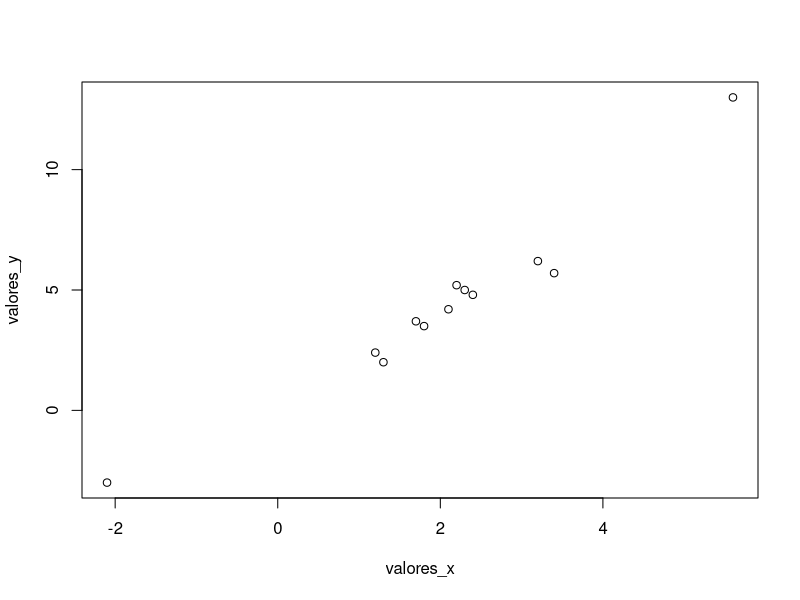
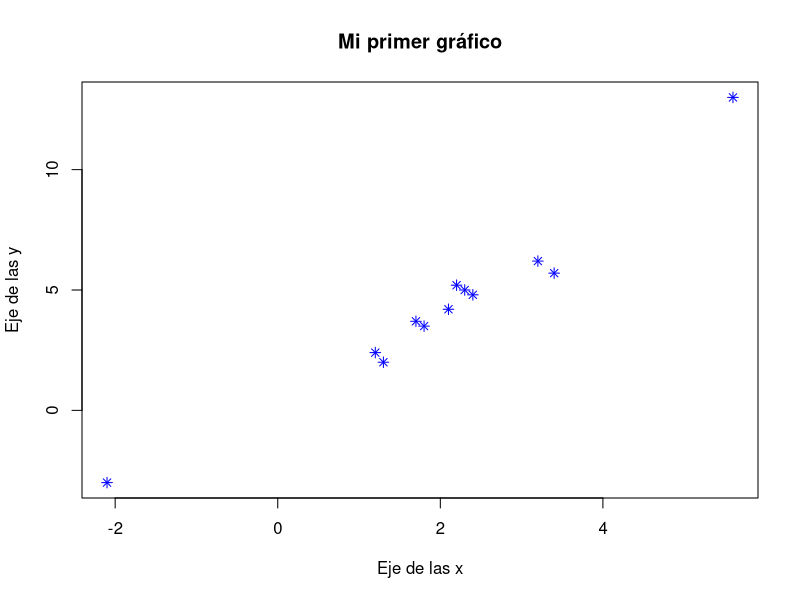
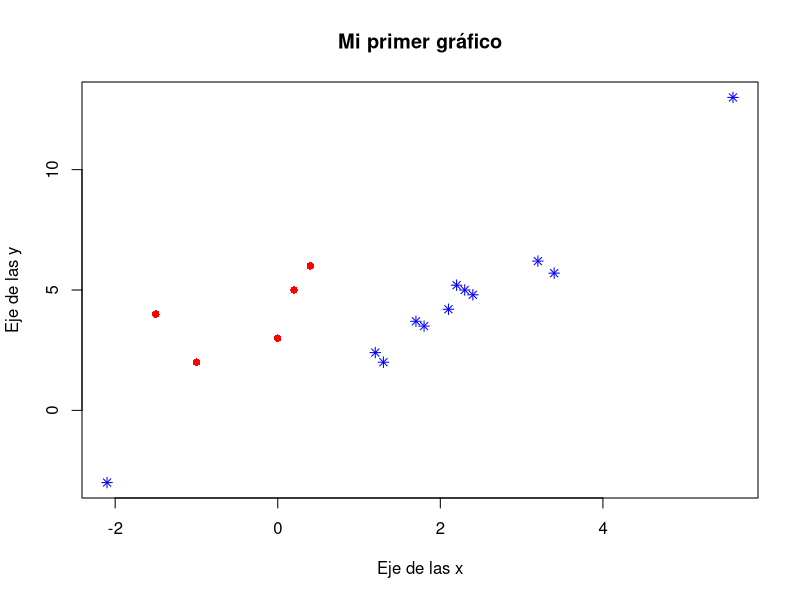
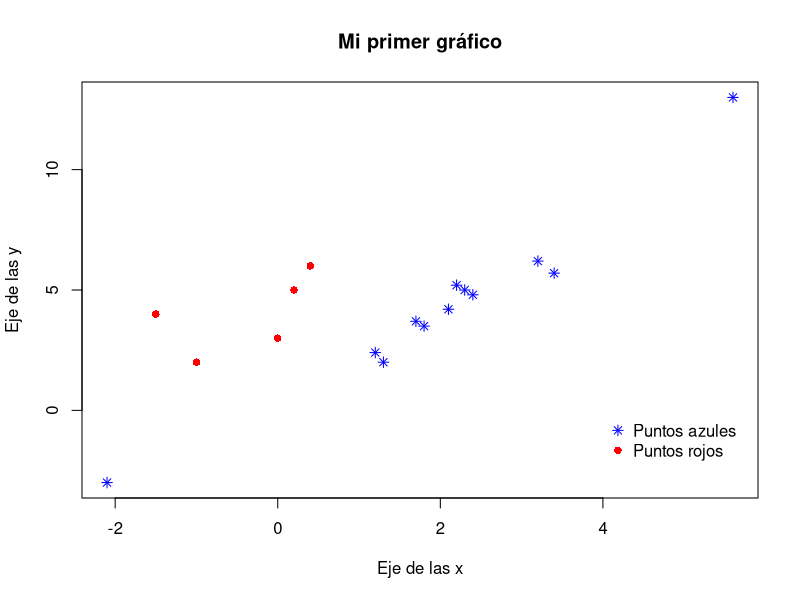
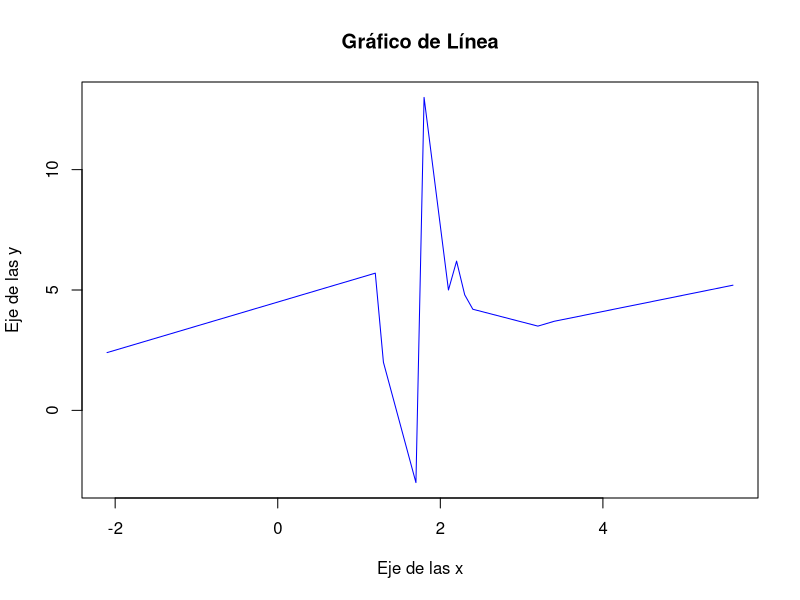
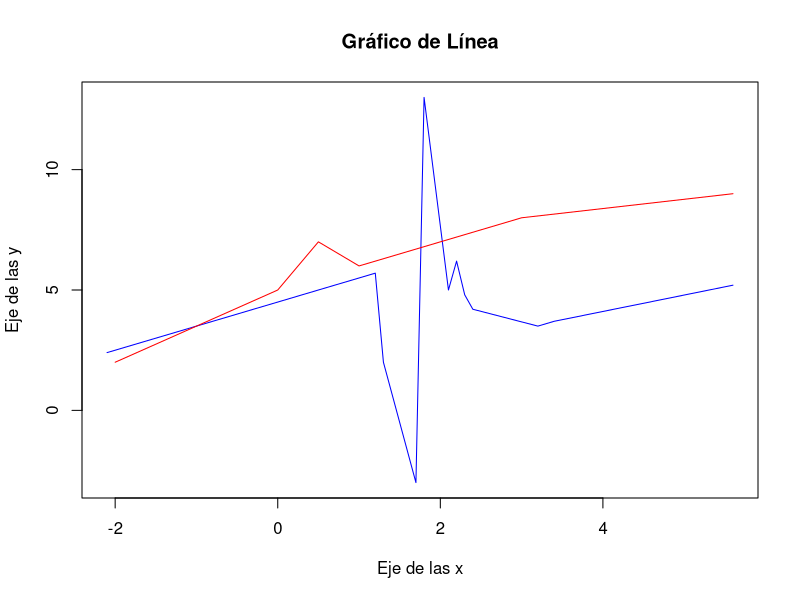
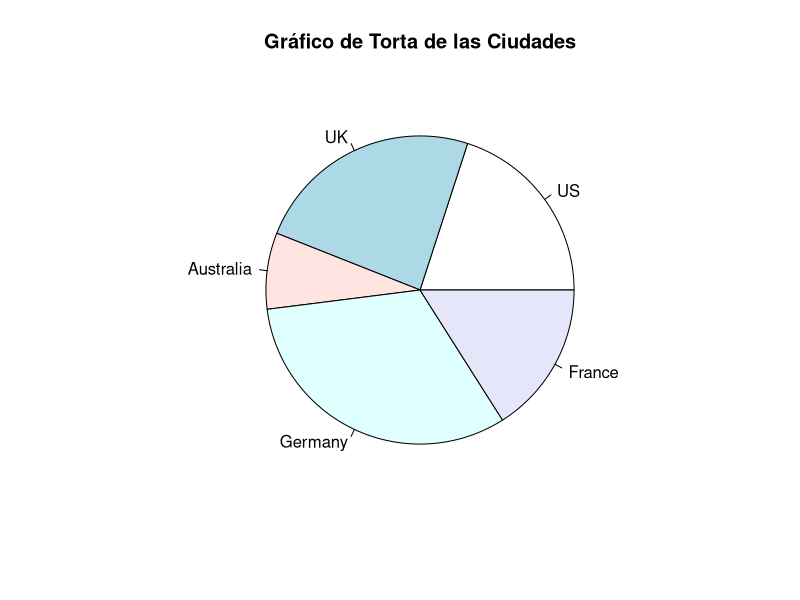
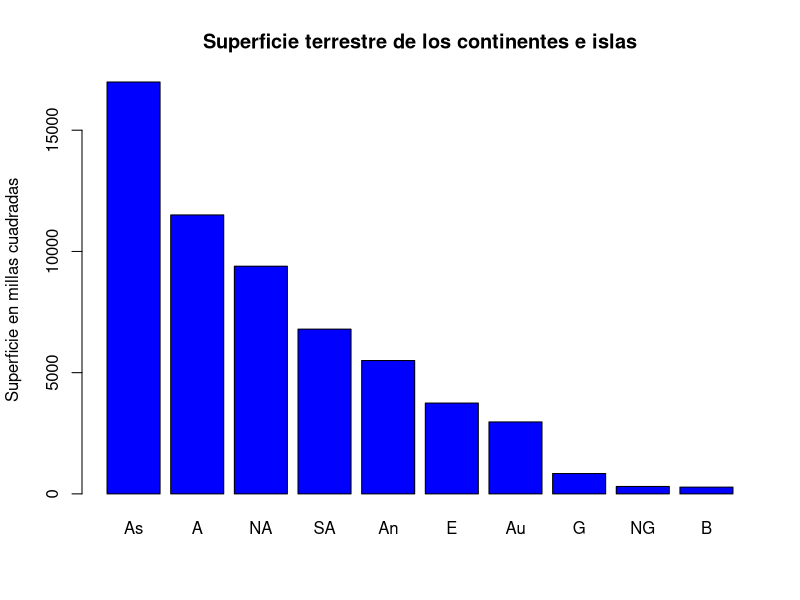

Source code (R) for these figures, in order:
## ---- chunk 1
valores_x <- c(1.2,3.4,1.3,-2.1,5.6,2.3,3.2,2.4,2.1,1.8,1.7,2.2)
valores_y <- c(2.4,5.7,2.0,-3,13,5,6.2,4.8,4.2,3.5,3.7,5.2)
plot(x=valores_x,y=valores_y)
## ---- chunk 2
plot( x=valores_x, y=valores_y, pch=8, col="blue", xlab = "Eje de las x",
      ylab = "Eje de las y", main = "Mi primer gráfico")
## ---- chunk 3
x_1 <- c(-1,0,-1.5,0.2,0.4)
y_1 <- c(2,3,4,5,6)
plot( x=valores_x, y=valores_y, pch=8, col="blue", xlab = "Eje de las x",
      ylab = "Eje de las y", main = "Mi primer gráfico")
points( x=x_1, y=y_1, pch=16, col='red')
## ---- chunk 4
plot( x=valores_x, y=valores_y, pch=8, col="blue", xlab = "Eje de las x",
      ylab = "Eje de las y", main = "Mi primer gráfico")
points( x=x_1, y=y_1, pch=16, col='red')
legend(x=4, y=0, col=c('blue','red'), pch=c(8,16),legend = c('Puntos azules', 'Puntos rojos'),bty = 'n')
## ---- chunk 5
plot( x=sort(valores_x), y=valores_y, type = "l", xlab = "Eje de las x",
      ylab = "Eje de las y", main = "Gráfico de Línea", col="blue")
## ---- chunk 6
plot( x=sort(valores_x), y=valores_y, type = "l", xlab = "Eje de las x",
      ylab = "Eje de las y", main = "Gráfico de Línea", col="blue")
x_1<- c(-2,0,0.5,1,3,5.6)
y_1<- c(2,5,7,6,8,9)
lines(x=x_1, y=y_1, col='red')
## ---- chunk 7
slices <- c(10, 12,4, 16, 8)
lbls <- c("US", "UK", "Australia", "Germany", "France")
pie(x=slices, labels = lbls, main="Gráfico de Torta de las Ciudades")
## ---- chunk 8
large.islands <- head(sort(islands, decreasing=TRUE), 10)
barplot( height=large.islands, col='blue', names.arg = c('As','A','NA','SA','An','E','Au','G','NG','B'),
         main = "Superficie terrestre de los continentes e islas",
         ylab = "Superficie en millas cuadradas")

barplot( height=large.islands, col='blue', horiz = TRUE,  
         main = "Superficie terrestre de los continentes e islas", 
         ylab = "Superficie en millas cuadradas")
## ---- chunk 9
boxplot( x = airquality$Ozone,col = "orange", border = "blue",
         main = "Media del Ozono en partes por millon en Roosevelt Island",
         xlab = "Partes por millon", ylab = "Ozone")
## ---- chunk 10
boxplot( airquality$Ozone, airquality$Solar.R,
         col = c('blue','orange'), names = c("ozone", "Solar"),
         main = "Media del Ozono en partes por millon en Roosevelt Island",
         xlab = "Partes por millon", ylab = "Ozone")
## ---- chunk 11
hist( x = airquality$Ozone, col = "orange", border = "blue",
      freq = FALSE,
      main = "Histograma de la Media del Ozono", 
      xlab = "Partes por millon", ylab = "Ozone")
## ---- chunk 12
par(mfrow=c(1,2))
hist(airquality$Ozone, col='blue', main = "Histograma datos de Ozono")
hist(airquality$Solar.R, col='orange', main = "Histograma datos de Solar")
## ---- chunk 13
jpeg(file="imagen.jpg", quality = 60)
plot(x=1:20,y=21:40)
dev.off()
